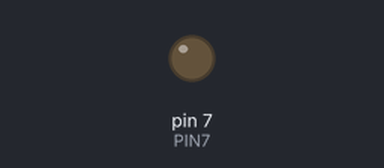
Simulated run of this sketch. Board: Arduino Uno, built with avr-gcc and run on an emulated ATmega328P. Shown: output pins drawn as LEDs (lit = HIGH). Dashed ring = blinking. At 2.0 s the program stops and its outputs stay as they are.

Above: at 0.5 s.
At 1.85 s:
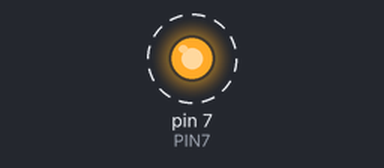
Timing chart, 0 to 3.0 s (numbered marks = the images above):
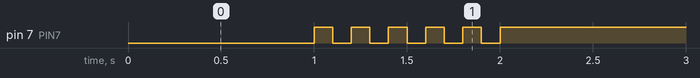

The sketch:

05_practice_2.ino
```cpp
#define PIN7 7
void setup() {
  pinMode(PIN7,OUTPUT);
}

void loop() {
  // put your main code here, to run repeatedly:
  digitalWrite(PIN7,LOW);
  delay(1000);
  int cnt=0;
  while(cnt<5){
    digitalWrite(PIN7,HIGH);
    delay(100);
    digitalWrite(PIN7,LOW);
    delay(100);
    cnt++;
  }
  digitalWrite(PIN7,HIGH);
  while(1){

  }
}
```

Measured:
- by itself, pin 7 (PIN7): alternates HIGH for 0.10 s and LOW for 0.10 s, 11 changes in all, then stays HIGH
